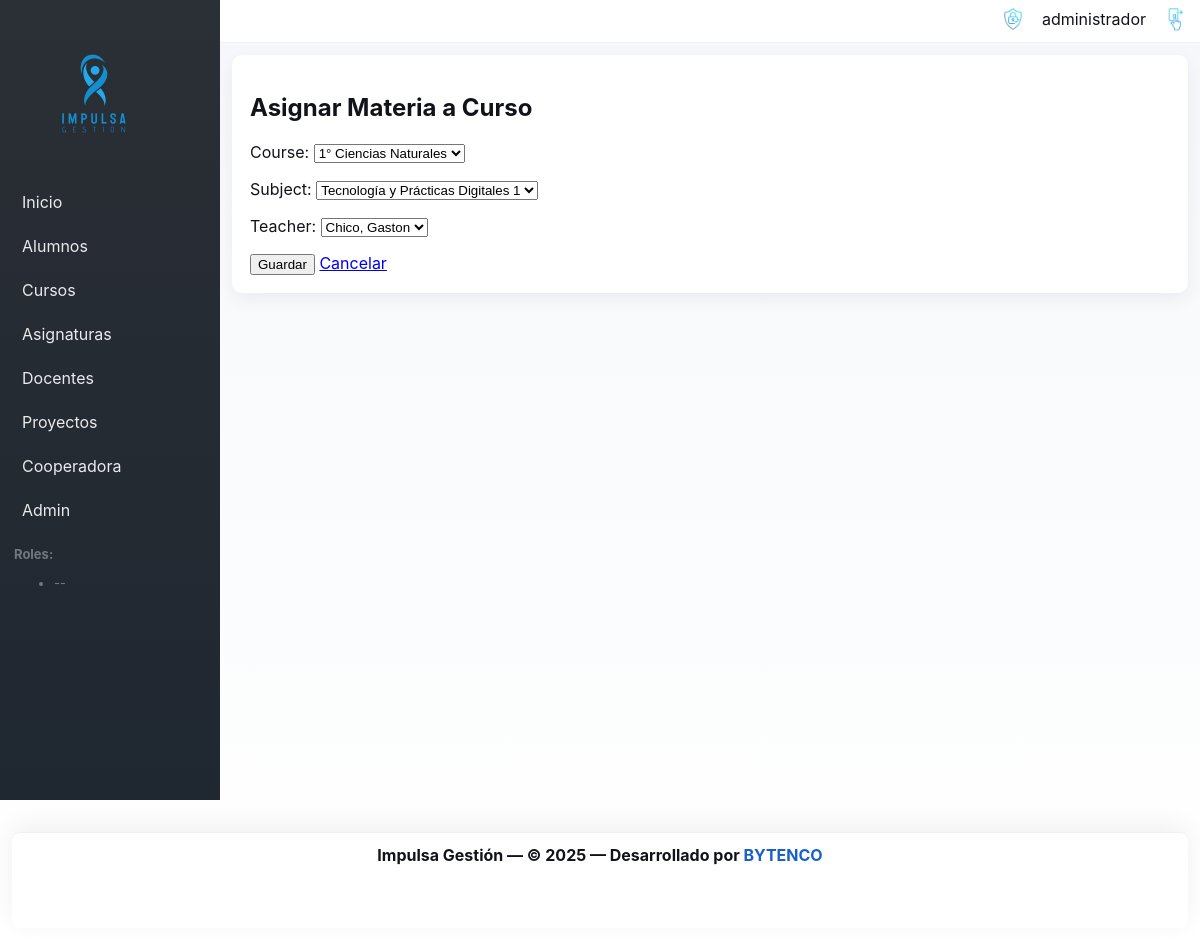
The app's page /courses/material/1/edit/ (signed in) with its own data.
### courses/models.py (models this page shows, shortened)
class CourseMaterial(models.Model):
    course = models.ForeignKey(Course, on_delete=models.CASCADE, related_name='materials')
    subject = models.ForeignKey('subjects.Subject', on_delete=models.CASCADE, related_name='course_materials')
    teacher = models.ForeignKey('teachers.Teacher', on_delete=models.PROTECT, related_name='course_materials')
    class Meta:
        unique_together = ('course', 'subject')

### courses/views.py (the view, shortened to what this page needs)
# urls.py: path('material/<int:pk>/edit/', views.CourseMaterialUpdateView.as_view(), name='edit_material'),
class CourseMaterialUpdateView(LoginRequiredMixin, PermissionRequiredMixin, UpdateView):
    permission_required = 'courses.change_coursematerial'
    model = apps.get_model('courses', 'CourseMaterial')
    form_class = CourseMaterialForm
    template_name = 'courses/coursematerial_form.html'
    success_url = reverse_lazy('courses:index')

### courses/forms.py
class CourseMaterialForm(forms.ModelForm):
    class Meta:
        model = CourseMaterial
        fields = ['course', 'subject', 'teacher']

### core/models.py (called while the page is built)
    def __str__(self):
        return f"{self.last_name}, {self.first_name}"

### courses/models.py (called while the page is built)
    def __str__(self):
        return self.name

### subjects/models.py (called while the page is built)
    def __str__(self):
        return self.name

### templates/courses/coursematerial_form.html (shortened to what this page needs)
{% extends 'base.html' %}
{% block content %}
  <h2>Asignar Materia a Curso</h2>
  <form method="post">
    {{ form.as_p }}
    <button type="submit">Guardar</button>
    <a href="{% url 'courses:index' %}">Cancelar</a>
  </form>
{% endblock %}

### templates/base.html (shortened to what this page needs)
{% load static %}
<!doctype html>
<html lang="es">
  <head>
  <link rel="stylesheet" href="{% static 'css/site.css' %}?v=2">
  </head>
  <body>
    <div class="layout">
  <aside class="sidebar" id="site-sidebar" aria-hidden="true">
        <div class="sidebar-brand">
          <a href="/"><img src="{% static 'FullLogo_Transparent.png' %}" alt="Impulsa"/></a>
        </div>
        <nav class="sidebar-nav">
          <a href="/">Inicio</a>
          {% if user.is_authenticated and user.is_superuser or user.is_authenticated and 'students.view_student' in user_perms %}
            <a href="/students/">Alumnos</a>
          {% endif %}
          {% if user.is_authenticated and user.is_superuser or user.is_authenticated and 'courses.view_course' in user_perms %}
            <a href="/courses/">Cursos</a>
          {% endif %}
          {% if user.is_authenticated and user.is_superuser or user.is_authenticated and 'subjects.view_subject' in user_perms %}
            <a href="/subjects/">Asignaturas</a>
          {% endif %}
          {% if user.is_authenticated and user.is_superuser or user.is_authenticated and 'teachers.view_teacher' in user_perms %}
            <a href="/teachers/">Docentes</a>
          {% endif %}
          {% if user.is_authenticated and user.is_superuser or user.is_authenticated and 'projects.view_project' in user_perms %}
            <a href="/projects/">Proyectos</a>
          {% endif %}
          {% if user.is_authenticated and user.is_superuser or user.is_authenticated and 'cooperadora.view_transaction' in user_perms %}
            <a href="/cooperadora/">Cooperadora</a>
          {% endif %}
          {% if user.is_superuser %}
            <a href="/admin/">Admin</a>
          {% endif %}
        </nav>
        <div class="sidebar-roles">
          {% if user.is_authenticated %}
            <strong>Roles:</strong>
            <ul>
              {% for r in user_roles %}<li>{{ r }}</li>{% empty %}<li>--</li>{% endfor %}
            </ul>
          {% endif %}
        </div>
      </aside>
      <div class="main-area">
        <header class="topbar">
          <div class="container topbar-inner">
            <div class="top-actions">
              <div class="user-menu">
                  {% if user.is_authenticated %}
                    <div class="user-auth">
                      <img src="{% static 'Acceso_garantizado.png' %}" alt="Acceso garantizado" class="accesso-icon" aria-hidden="true"/>
                      <span class="user-name">{{ user.username }}</span>
                      <a href="{% url 'core:logout' %}" title="Salir" class="logout-link">
                        <img src="{% static 'Salir.png' %}" alt="Salir" class="logout-icon" />
                      </a>
                    </div>
                  {% else %}
                    <a href="{% url 'core:login' %}" title="Ingresar">
                      <img src="{% static 'Accesso.png' %}" alt="Ingresar" class="login-icon" />
                    </a>
                  {% endif %}
                </div>
            </div>
          </div>
        </header>
        <main class="container content-area">
          {% block content %}{% endblock %}
        </main>
      </div>
    </div>
    <footer class="site-footer">
      <div class="container">
        <p>
          Impulsa Gestión — &copy; 2025 — Desarrollado por
          <a href="https://www.bytenco.com.ar" target="_blank" rel="noopener noreferrer" class="bytenco-credit">
            BYTENCO
          </a>
        </p>
      </div>
    </footer>
  </body>
</html>

### static/css/site.css (style rules this page uses)
:root { --gray-900:#111319; --gray-700:#2b2f36; --gray-500:#72787f; --blue-800:#0b3d91; --blue-600:#1760c7; --sky-400:#56c3ff; --accent:#56c3ff; --muted:#f5f7fa; }
* { box-sizing:border-box }
body { margin:0; font-family: Inter, system-ui, -apple-system, "Segoe UI", Roboto, "Helvetica Neue", Arial; background: linear-gradient(180deg,var(--muted),#ffffff); color:var(--gray-900); padding-bottom:140px; }
.container { max-width:1100px; margin:0 auto; padding:20px; }
.layout { display:flex;min-height:100vh }
.sidebar { width:220px; background:linear-gradient(180deg,var(--gray-700), #1f2730); color:white; padding:18px 14px; }
.sidebar-brand { padding:12px 0;display:flex;align-items:center;gap:8px }
.sidebar-brand img { height:128px;display:block }
.sidebar-nav { display:flex;flex-direction:column;gap:8px;margin-top:14px }
.sidebar-nav a { color:rgba(255,255,255,0.9);text-decoration:none;padding:8px;border-radius:6px }
.sidebar-roles { margin-top:18px;font-size:13px;color:var(--gray-500) }
.main-area { flex:1;display:flex;flex-direction:column }
.topbar { background:white;border-bottom:1px solid #eef2f6;position:sticky;top:0;z-index:1200 }
.topbar .container { padding-left:12px;padding-right:12px;padding-top:6px;padding-bottom:6px }
.topbar-inner { display:flex;align-items:center;justify-content:space-between;padding:0 }
.top-actions { display:flex;gap:12px;align-items:center }
.user-menu a { display:inline-flex;align-items:center;gap:8px }
.accesso-icon { height:26px;vertical-align:middle;margin-right:8px }
.logout-icon { height:26px;vertical-align:middle;margin-left:8px;filter:brightness(0.9) }
.user-auth { display:inline-flex;align-items:center;gap:8px }
.notif-icon, .login-icon, .bytenco-logo, .accesso-icon, .logout-icon { transition: transform .12s ease, filter .12s ease, opacity .12s ease; will-change: transform, filter, opacity; }
.content-area { background:white;margin:12px;border-radius:10px;padding:18px;box-shadow:0 6px 18px rgba(16,24,40,0.06) }
.site-footer { margin-top:12px; padding:14px 0; text-align:center; color:var(--gray-700); background:white; position:fixed; left:12px;right:12px;bottom:12px; height:96px; border-top:1px solid #eef2f6; z-index:9999; padding:12px 20px; border-radius:8px; box-shadow:0 -6px 24px rgba(16,24,40,0.06); }
.site-footer .container { display:flex;align-items:center;justify-content:center;gap:10px;padding:0 }
.site-footer p { margin:0;color:var(--gray-900);font-weight:700;font-size:16px;white-space:normal }
.site-footer a.bytenco-credit { display:inline-flex;align-items:center;gap:8px;color:var(--blue-600);text-decoration:none }
.bytenco-credit { color:var(--gray-500);text-decoration:none }
h1,h2 { color:var(--gray-900) }

### records on screen
CourseMaterial: course "1° Ciencias Naturales", subject "Tecnología y Prácticas Digitales 1", teacher "Chico, Gaston"

### other values on screen
{{ user.username }} "administrador"
